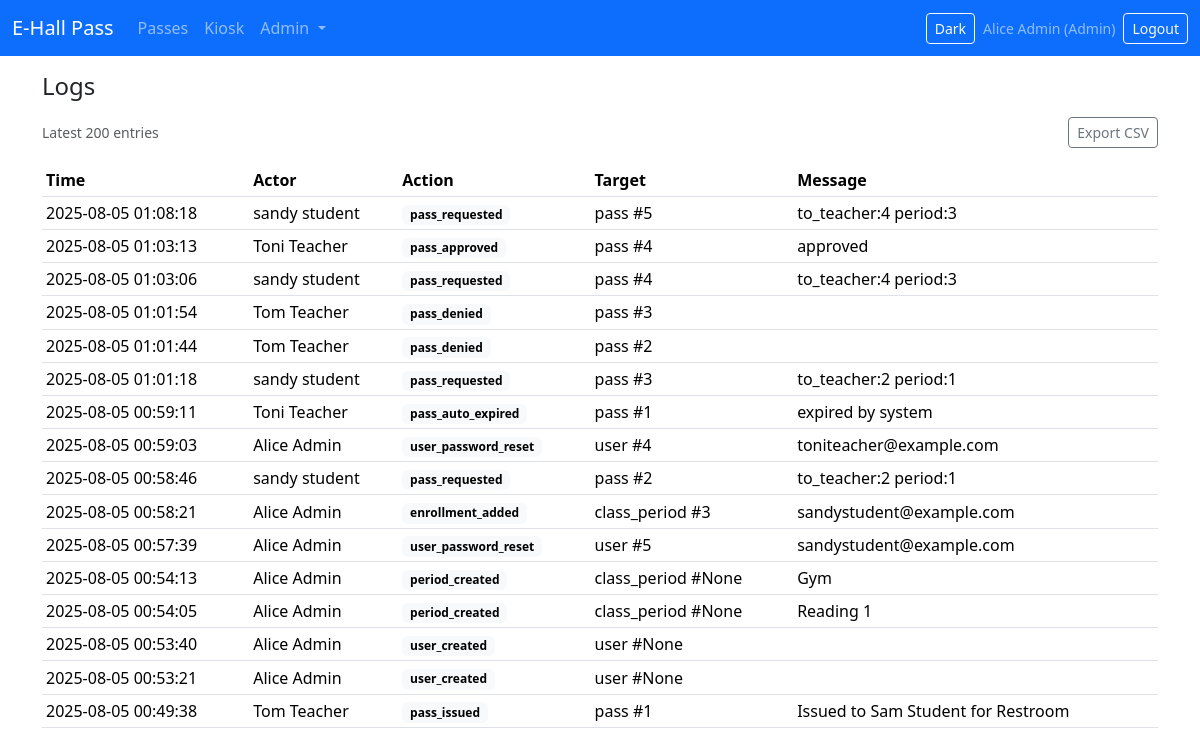
The page /admin/logs (signed in) on the database its author committed.
### app/models/core.py (models this page shows, shortened)
class User(UserMixin, db.Model):
    __tablename__ = "users"
    id: Mapped[int] = mapped_column(Integer, primary_key=True)
    email: Mapped[str] = mapped_column(String(255), unique=True, nullable=False, index=True)
    full_name: Mapped[str] = mapped_column(String(255), nullable=False)
    password_hash: Mapped[str] = mapped_column(String(255), nullable=True)  # nullable for SSO-only accounts
    is_active_flag: Mapped[int] = mapped_column(Integer, default=1, nullable=False)
    role_id: Mapped[int] = mapped_column(ForeignKey("roles.id"), nullable=False)
    role: Mapped["Role"] = relationship("Role", back_populates="users")
    @property
    def is_active(self):  # type: ignore[override]
        return bool(self.is_active_flag)

class Role(db.Model):
    __tablename__ = "roles"
    id: Mapped[int] = mapped_column(Integer, primary_key=True)
    name: Mapped[str] = mapped_column(String(50), unique=True, nullable=False)  # Admin, Teacher, Student
    users: Mapped[list["User"]] = relationship("User", back_populates="role")

class LogEntry(db.Model):
    __tablename__ = "logs"
    id: Mapped[int] = mapped_column(Integer, primary_key=True)
    actor_id: Mapped[Optional[int]] = mapped_column(ForeignKey("users.id"), nullable=True)
    action: Mapped[str] = mapped_column(String(80), nullable=False)
    target_type: Mapped[Optional[str]] = mapped_column(String(80), nullable=True)
    target_id: Mapped[Optional[int]] = mapped_column(Integer, nullable=True)
    message: Mapped[Optional[str]] = mapped_column(String(500), nullable=True)
    created_at: Mapped[datetime] = mapped_column(DateTime, nullable=False, default=func.now())
    actor: Mapped[Optional["User"]] = relationship("User")

### app/routes/admin.py (the view)
@bp.route("/logs")
@login_required
def logs():
    redir = require_admin()
    if redir:
        return redir
    items = LogEntry.query.order_by(LogEntry.created_at.desc()).limit(200).all()
    return render_template("admin/logs.html", items=items)

### app/models/core.py (called while the page is built)
@login_manager.user_loader
def load_user(user_id: str) -> Optional["User"]:
    return db.session.get(User, int(user_id))

### app/routes/admin.py (called while the page is built)
def require_admin():
    if current_user.role.name != "Admin":
        flash("Admin access required.", "danger")
        return redirect(url_for("main.dashboard"))
    return None

### app/templates/admin/logs.html
{% extends "_base.html" %}
{% block content %}
<h4 class="mb-3">Logs</h4>
<div class="d-flex justify-content-between align-items-center mb-3">
  <div class="text-muted small">Latest 200 entries</div>
  <a class="btn btn-outline-secondary btn-sm" href="{{ url_for('admin.logs_export') }}">Export CSV</a>
</div>
<div class="table-responsive">
  <table class="table table-sm align-middle">
    <thead>
      <tr>
        <th>Time</th>
        <th>Actor</th>
        <th>Action</th>
        <th>Target</th>
        <th>Message</th>
      </tr>
    </thead>
    <tbody>
    {% for l in items %}
      <tr>
        <td class="text-nowrap">{{ l.created_at }}</td>
        <td>{{ l.actor.full_name if l.actor else 'System' }}</td>
        <td><span class="badge text-bg-light">{{ l.action }}</span></td>
        <td>{{ l.target_type }} #{{ l.target_id }}</td>
        <td>{{ l.message or '' }}</td>
      </tr>
    {% endfor %}
    </tbody>
  </table>
</div>
{% endblock %}

### app/templates/_base.html (shortened to what this page needs)
<!doctype html>
<html lang="en" data-bs-theme="light">
<head>
  <link href="https://cdn.jsdelivr.net/npm/bootstrap@5.3.3/dist/css/bootstrap.min.css" rel="stylesheet">
  <link href="{{ url_for('static', filename='css/styles.css') }}" rel="stylesheet">
</head>
<body>
<nav class="navbar navbar-expand-lg navbar-dark bg-primary mb-3">
  <div class="container-fluid">
    <a class="navbar-brand" href="{{ url_for('main.dashboard') }}">E-Hall Pass</a>
    <div id="navbarsExample" class="collapse navbar-collapse">
      <ul class="navbar-nav me-auto mb-2 mb-lg-0">
        {% if current_user.is_authenticated %}
          <li class="nav-item"><a class="nav-link" href="{{ url_for('passes.index') }}">Passes</a></li>
          <li class="nav-item"><a class="nav-link" href="{{ url_for('kiosk.view') }}" target="_blank">Kiosk</a></li>
          {% if current_user.role.name == 'Admin' %}
            <li class="nav-item dropdown">
              <a class="nav-link dropdown-toggle" href="#" id="adminDropdown" role="button" data-bs-toggle="dropdown" aria-expanded="false">
                Admin
              </a>
            </li>
          {% endif %}
        {% endif %}
      </ul>
      <div class="d-flex align-items-center gap-2">
        <button id="darkToggle" class="btn btn-outline-light btn-sm">Dark</button>
        {% if current_user.is_authenticated %}
          <span class="navbar-text small">{{ current_user.full_name }} ({{ current_user.role.name }})</span>
          <a class="btn btn-outline-light btn-sm" href="{{ url_for('auth.logout') }}">Logout</a>
        {% else %}
          <a class="btn btn-outline-light btn-sm" href="{{ url_for('auth.login') }}">Login</a>
        {% endif %}
      </div>
    </div>
  </div>
</nav>
<main class="container">
  {% block content %}{% endblock %}
</main>
</body>
</html>

### app/static/css/styles.css (style rules this page uses)
:root { --blink-red: #dc3545; }

### rows shown on the page
User: full_name "Alice Admin"
Role: role.name "Admin"
LogEntry: created_at "2025-08-05 01:08:18", actor "sandy student", action "pass_requested", target_type "pass", target_id "5", message "to_teacher:4 period:3"
LogEntry: created_at "2025-08-05 01:03:13", actor "Toni Teacher", action "pass_approved", target_type "pass", target_id "4", message "approved"
LogEntry: created_at "2025-08-05 01:03:06", actor "sandy student", action "pass_requested", target_type "pass", target_id "4", message "to_teacher:4 period:3"
LogEntry: created_at "2025-08-05 01:01:54", actor "Tom Teacher", action "pass_denied", target_type "pass", target_id "3"
LogEntry: created_at "2025-08-05 01:01:44", actor "Tom Teacher", action "pass_denied", target_type "pass", target_id "2"
LogEntry: created_at "2025-08-05 01:01:18", actor "sandy student", action "pass_requested", target_type "pass", target_id "3", message "to_teacher:2 period:1"
LogEntry: created_at "2025-08-05 00:59:11", actor "Toni Teacher", action "pass_auto_expired", target_type "pass", target_id "1", message "expired by system"
LogEntry: created_at "2025-08-05 00:59:03", actor "Alice Admin", action "user_password_reset", target_type "user", target_id "4", message "toniteacher@example.com"
LogEntry: created_at "2025-08-05 00:58:46", actor "sandy student", action "pass_requested", target_type "pass", target_id "2", message "to_teacher:2 period:1"
LogEntry: created_at "2025-08-05 00:58:21", actor "Alice Admin", action "enrollment_added", target_type "class_period", target_id "3", message "sandystudent@example.com"
LogEntry: created_at "2025-08-05 00:57:39", actor "Alice Admin", action "user_password_reset", target_type "user", target_id "5", message "sandystudent@example.com"
LogEntry: created_at "2025-08-05 00:54:13", actor "Alice Admin", action "period_created", target_type "class_period", target_id "None", message "Gym"
LogEntry: created_at "2025-08-05 00:54:05", actor "Alice Admin", action "period_created", target_type "class_period", target_id "None", message "Reading 1"
LogEntry: created_at "2025-08-05 00:53:40", actor "Alice Admin", action "user_created", target_type "user", target_id "None"
LogEntry: created_at "2025-08-05 00:53:21", actor "Alice Admin", action "user_created", target_type "user", target_id "None"
LogEntry: created_at "2025-08-05 00:49:38", actor "Tom Teacher", action "pass_issued", target_type "pass", target_id "1", message "Issued to Sam Student for Restroom"
